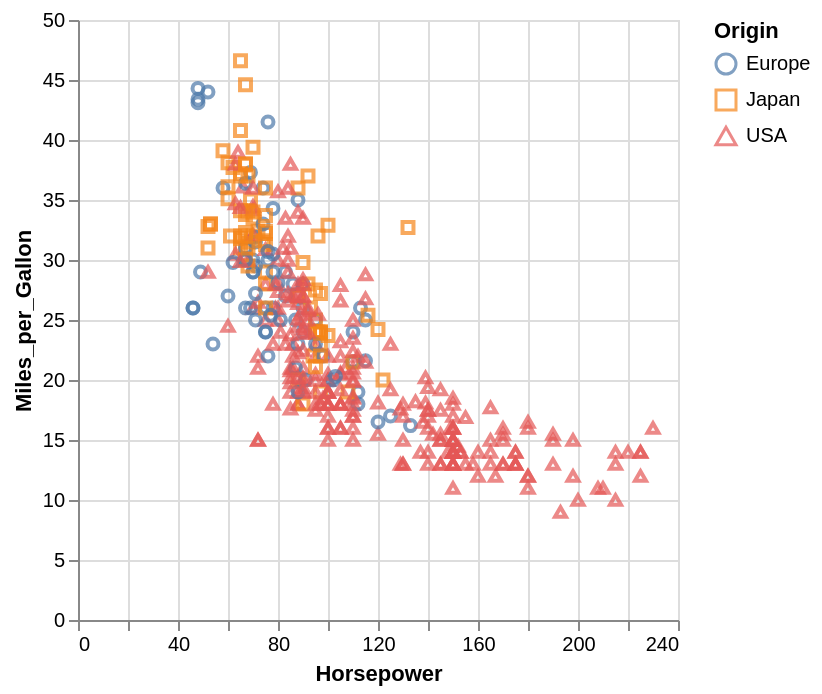

The cell this chart's notebook holds for it:
### Markdown cell above
We're now adding an encoding channel by chaining the `.encode(x='Horsepower')` method. This maps the `Horsepower` column to the x-axis, so each data point is positioned horizontally based on its horsepower value.

### Code cell
# TODO: Try to map 'Acceleration' to x-axis
# If you want to assign your chart to a variable, use 'chart2'
chart1 = alt.Chart(cars).mark_point().encode(
    x='Horsepower:Q',
    y='Miles_per_Gallon:Q',
    color='Origin:N',  # Colors the points by where the car was made
    shape='Origin:N'  # Changes the point shape for better accessibility
).interactive()

chart1.display()

### Figure 1 — Vega-Lite specification as saved in the notebook (floating-point values rounded to 4 significant figures; data arrays with more than 128 entries replaced by an {"elided": "..."} marker saying what was removed)
{"config": {"view": {"continuousWidth": 300, "continuousHeight": 300}}, "data": {"name": "data-583e73726c1545c56c203344161a975c"}, "mark": {"type": "point"}, "encoding": {"color": {"field": "Origin", "type": "nominal"}, "shape": {"field": "Origin", "type": "nominal"}, "x": {"field": "Horsepower", "type": "quantitative"}, "y": {"field": "Miles_per_Gallon", "type": "quantitative"}}, "params": [{"name": "param_1e9efca18e7a2868", "select": {"type": "interval", "encodings": ["x", "y"]}, "bind": "scales"}], "$schema": "https://vega.github.io/schema/vega-lite/v6.1.0.json", "datasets": {"data-583e73726c1545c56c203344161a975c": {"elided": "406 records"}}}
